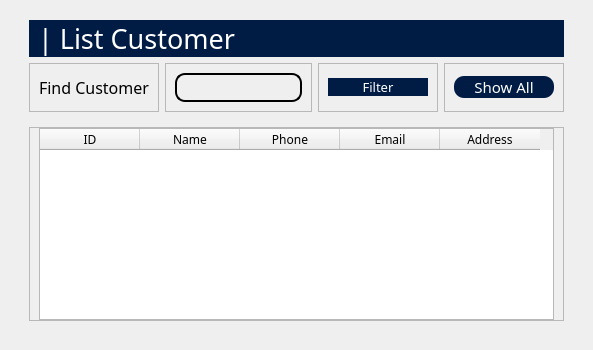
            <widget class="QWidget" name="ListCustomer">
             <layout class="QHBoxLayout" name="horizontalLayout_72">
              <item>
               <widget class="QWidget" name="widget_51" native="true">
                <layout class="QVBoxLayout" name="verticalLayout_135">
                 <item>
                  <widget class="QWidget" name="widget_102" native="true">
                   <layout class="QVBoxLayout" name="verticalLayout_128">
                    <property name="topMargin">
                     <number>0</number>
                    </property>
                    <property name="bottomMargin">
                     <number>0</number>
                    </property>
                    <item>
                     <widget class="QFrame" name="frame_150">
                      <property name="font">
                       <font>
                        <family>Sans Serif Collection</family>
                        <pointsize>20</pointsize>
                       </font>
                      </property>
                      <property name="styleSheet">
                       <string notr="true">background-color: rgb(0, 28, 68);
border-radius: 20px;
color: white</string>
                      </property>
                      <property name="frameShape">
                       <enum>QFrame::StyledPanel</enum>
                      </property>
                      <property name="frameShadow">
                       <enum>QFrame::Raised</enum>
                      </property>
                      <layout class="QVBoxLayout" name="verticalLayout_129">
                       <property name="topMargin">
                        <number>0</number>
                       </property>
                       <property name="bottomMargin">
                        <number>0</number>
                       </property>
                       <item>
                        <widget class="QLabel" name="label_69">
                         <property name="font">
                          <font>
                           <family>Sans Serif Collection</family>
                           <pointsize>20</pointsize>
                          </font>
                         </property>
                         <property name="text">
                          <string>| List Customer</string>
                         </property>
                        </widget>
                       </item>
                      </layout>
                     </widget>
                    </item>
                   </layout>
                  </widget>
                 </item>
                 <item>
                  <widget class="QWidget" name="widget_106" native="true">
                   <property name="sizePolicy">
                    <sizepolicy hsizetype="Preferred" vsizetype="Preferred">
                     <horstretch>0</horstretch>
                     <verstretch>0</verstretch>
                    </sizepolicy>
                   </property>
                   <layout class="QHBoxLayout" name="horizontalLayout_145">
                    <property name="topMargin">
                     <number>0</number>
                    </property>
                    <property name="bottomMargin">
                     <number>0</number>
                    </property>
                    <item>
                     <widget class="QFrame" name="frame_151">
                      <property name="frameShape">
                       <enum>QFrame::StyledPanel</enum>
                      </property>
                      <property name="frameShadow">
                       <enum>QFrame::Raised</enum>
                      </property>
                      <layout class="QVBoxLayout" name="verticalLayout_130">
                       <item>
                        <widget class="QLabel" name="label_70">
                         <property name="font">
                          <font>
                           <family>Sans Serif Collection</family>
                           <pointsize>12</pointsize>
                          </font>
                         </property>
                         <property name="text">
                          <string>Find Customer</string>
                         </property>
                        </widget>
                       </item>
                      </layout>
                     </widget>
                    </item>
                    <item>
                     <widget class="QFrame" name="frame_152">
                      <property name="frameShape">
                       <enum>QFrame::StyledPanel</enum>
                      </property>
                      <property name="frameShadow">
                       <enum>QFrame::Raised</enum>
                      </property>
                      <layout class="QVBoxLayout" name="verticalLayout_131">
                       <item>
                        <widget class="QLineEdit" name="LCFindCustomer">
                         <property name="font">
                          <font>
                           <family>Sans Serif Collection</family>
                           <pointsize>10</pointsize>
                           <weight>50</weight>
                           <italic>false</italic>
                           <bold>false</bold>
                          </font>
                         </property>
                         <property name="styleSheet">
                          <string notr="true">background-color: rgba(0,0,0,0);
border: none;
border: 1.5px solid rgb(0, 0, 0);
color: rgb(0, 0, 0);
padding-bottom: 5px;
border-radius: 10px;
font: 10pt &quot;Sans Serif Collection&quot;;</string>
                         </property>
                        </widget>
                       </item>
                      </layout>
                     </widget>
                    </item>
                    <item>
                     <widget class="QFrame" name="frame_153">
                      <property name="font">
                       <font>
                        <family>Sans Serif Collection</family>
                        <pointsize>10</pointsize>
                       </font>
                      </property>
                      <property name="frameShape">
                       <enum>QFrame::StyledPanel</enum>
                      </property>
                      <property name="frameShadow">
                       <enum>QFrame::Raised</enum>
                      </property>
                      <layout class="QVBoxLayout" name="verticalLayout_132">
                       <item>
                        <widget class="QPushButton" name="LCFilterButton">
                         <property name="minimumSize">
                          <size>
                           <width>100</width>
                           <height>0</height>
                          </size>
                         </property>
                         <property name="font">
                          <font>
                           <family>Sans Serif Collection</family>
                           <pointsize>10</pointsize>
                          </font>
                         </property>
                         <property name="styleSheet">
                          <string notr="true">background-color: rgb(0, 28, 68);
color: white;
border-radius: 10px;</string>
                         </property>
                         <property name="text">
                          <string>Filter</string>
                         </property>
                        </widget>
                       </item>
                      </layout>
                     </widget>
                    </item>
                    <item>
                     <widget class="QFrame" name="frame_95">
                      <property name="frameShape">
                       <enum>QFrame::StyledPanel</enum>
                      </property>
                      <property name="frameShadow">
                       <enum>QFrame::Raised</enum>
                      </property>
                      <layout class="QVBoxLayout" name="verticalLayout_97">
                       <item>
                        <widget class="QPushButton" name="LCShowAllButton">
                         <property name="minimumSize">
                          <size>
                           <width>100</width>
                           <height>0</height>
                          </size>
                         </property>
                         <property name="font">
                          <font>
                           <family>Sans Serif Collection</family>
                           <pointsize>11</pointsize>
                          </font>
                         </property>
                         <property name="styleSheet">
                          <string notr="true">background-color: rgb(0, 28, 68);
border-radius: 10px;
color: white</string>
                         </property>
                         <property name="text">
                          <string>Show All</string>
                         </property>
                        </widget>
                       </item>
                      </layout>
                     </widget>
                    </item>
                   </layout>
                  </widget>
                 </item>
                 <item>
                  <widget class="QWidget" name="widget_107" native="true">
                   <property name="sizePolicy">
                    <sizepolicy hsizetype="Preferred" vsizetype="Expanding">
                     <horstretch>0</horstretch>
                     <verstretch>0</verstretch>
                    </sizepolicy>
                   </property>
                   <layout class="QVBoxLayout" name="verticalLayout_133">
                    <item>
                     <widget class="QFrame" name="frame_154">
                      <property name="frameShape">
                       <enum>QFrame::StyledPanel</enum>
                      </property>
                      <property name="frameShadow">
                       <enum>QFrame::Raised</enum>
                      </property>
                      <layout class="QVBoxLayout" name="verticalLayout_134">
                       <property name="topMargin">
                        <number>0</number>
                       </property>
                       <property name="bottomMargin">
                        <number>0</number>
                       </property>
                       <item>
                        <widget class="QTableWidget" name="LCTable">
                         <property name="font">
                          <font>
                           <family>Sans Serif Collection</family>
                          </font>
                         </property>
                         <column>
                          <property name="text">
                           <string>ID</string>
                          </property>
                         </column>
                         <column>
                          <property name="text">
                           <string>Name</string>
                          </property>
                         </column>
                         <column>
                          <property name="text">
                           <string>Phone</string>
                          </property>
                         </column>
                         <column>
                          <property name="text">
                           <string>Email</string>
                          </property>
                         </column>
                         <column>
                          <property name="text">
                           <string>Address</string>
                          </property>
                         </column>
                        </widget>
                       </item>
                      </layout>
                     </widget>
                    </item>
                   </layout>
                  </widget>
                 </item>
                </layout>
               </widget>
              </item>
             </layout>
            </widget>
